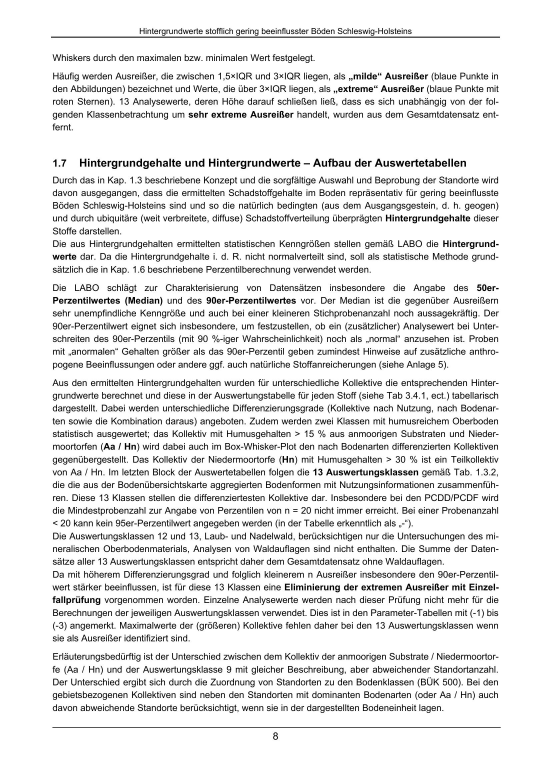
#> input picture stuff/data/Hintergrundwerte.pdf-13.jpg, 1654 x 2339 px, given in place of Hintergrundwerte.pdf-31.jpg, which was not available (shown at 1/3 size)
$ python preProcess.py
#> lines starting #> are read from the running program, lines starting #| are printed output that depends on the picture; after the words box and inside, x2 and y2 are one past the last pixel; in counts of white or black regions, pixels touching at a corner belong together; pictures that were not available may be replaced by others from this repository, and a replacement may not be noted
import json
import os
from PIL import Image, ImageDraw
import pandas as pd
import numpy as np

"""
struktur des ordners:
root
|_____data
        |_____*.jpg
|_____labels.json
"""

# setze pfade
img_dir = os.path.join("stuff", "data")
annot_file = os.path.join("stuff", "labels.json")


def extract_data():
    """
    lade daten und gib annotations, images und filtered annotations als listen zurück
    id der kategorien gehören zu folgenden labeln:
    1 - ueberschrift
    2 - tabelle
    3 - kopfzeile
    4 - vorspalte
    5 - felder
    6 - spalte
    """

    # öffne annotation datei, lade daten in ein json objekt und schließe anschließend den filestream
    f = open(annot_file)
#> (reads stuff/labels.json from the repository)
    json_data = json.load(f)
    f.close()

    # hole image und annotation informationen aus dem json objekt und speichere diese in eigenen listen
    j_annot = json_data["annotations"]
    j_imgs = json_data["images"]

    # erstelle eigene liste für jedes label
    hl_list = []
    t_list = []
    th_list = []
    fc_list = []
    f_list = []
    c_list = []

    # füge annotation objekt zur passenden liste hinzu
    for annot_object in j_annot:
        match annot_object["category_id"]:
            case 1:
                hl_list.append(annot_object)
            case 2:
                t_list.append(annot_object)
            case 3:
                th_list.append(annot_object)
            case 4:
                fc_list.append(annot_object)
            case 5:
                f_list.append(annot_object)
            case 6:
                c_list.append(annot_object)
    return j_imgs, j_imgs, hl_list, t_list, th_list, fc_list, f_list, c_list


def retrieve_image_path(id, imgs):
    """
    funktion um einen dateinamen mit hilfe einer id aus einer liste zu finden
    wird benötigt, damit das neuronale netz die später generierten masken zu den dateinamen zuordnen kann
    """
    for image in imgs:
        if image["id"] == id:
            return image["file_name"]
    return -1


# hole alle benötigten informationen mit der extract_data() funktion aus der annotation datei (.json)
json_annot, \
    json_imgs, \
    headline_list, \
    table_list, \
    tablehead_list, \
    frontcolumn_list, \
    field_list, \
    column_list = extract_data()


def get_bboxes(headlines, tables, tableheads, frontcolumns, fields, columns, verbose=False):
    """
    hole bounding boxes aus den annotations der verschiedenen klassen
    bounding boxes werden als 2 koordinaten gespeichert ([x, y], [x, y]) zwischen denen ein rechteck gespannt wird
    die rechtecke repräsentieren den umfang, in welchem eine gewisse information zu sehen ist (z.B. tabelle/spalte)
    die funktion speichert die koordinaten in einem bounding box dictionary mit folgender struktur:

    b_dict{}
    |_____[filename]
                |_____headlines
                        |_____list([[bounding_box_coordinates],[...]])
                |_____tables
                        |_____list([[bounding_box_coordinates],[...]])
                |_____tableheads
                        |_____list([[bounding_box_coordinates],[...]])
                |_____frontcolumns
                        |_____list([[bounding_box_coordinates],[...]])
                |_____fields
                        |_____list([[bounding_box_coordinates],[...]])
                |_____columns
                        |_____list([[bounding_box_coordinates],[...]])
    |_____[filename]
    [...]
    """
#> called with verbose = False
    b_dict = {}
    for u in headlines:
        fname = retrieve_image_path(u["image_id"], json_imgs)
        if fname in b_dict:
            if verbose:
                print("already exists")
        else:
            b_dict[fname] = dict()
        if "headlines" in b_dict[fname]:
            if verbose:
                print("already exists")
        else:
            b_dict[fname]["headlines"] = list()
        b_dict[fname]["headlines"].append(u["bbox"])

    for v in tables:
        fname = retrieve_image_path(v["image_id"], json_imgs)
        if fname in b_dict:
            if verbose:
                print("already exists")
        else:
            b_dict[fname] = dict()
        if "tables" in b_dict[fname]:
            if verbose:
                print("already exists")
        else:
            b_dict[fname]["tables"] = list()
        b_dict[fname]["tables"].append(v["bbox"])

    for w in tableheads:
        fname = retrieve_image_path(w["image_id"], json_imgs)
        if fname in b_dict:
            if verbose:
                print("already exists")
        else:
            b_dict[fname] = dict()
        if "tableheads" in b_dict[fname]:
            if verbose:
                print("already exists")
        else:
            b_dict[fname]["tableheads"] = list()
        b_dict[fname]["tableheads"].append(w["bbox"])

    for x in frontcolumns:
        fname = retrieve_image_path(x["image_id"], json_imgs)
        if fname in b_dict:
            if verbose:
                print("already exists")
        else:
            b_dict[fname] = dict()
        if "frontcolumns" in b_dict[fname]:
            if verbose:
                print("already exists")
        else:
            b_dict[fname]["frontcolumns"] = list()
        b_dict[fname]["frontcolumns"].append(x["bbox"])

    for y in fields:
        fname = retrieve_image_path(y["image_id"], json_imgs)
        if fname in b_dict:
            if verbose:
                print("already exists")
        else:
            b_dict[fname] = dict()
        if "fields" in b_dict[fname]:
            if verbose:
                print("already exists")
        else:
            b_dict[fname]["fields"] = list()
        b_dict[fname]["fields"].append(y["bbox"])

    for z in columns:
        fname = retrieve_image_path(z["image_id"], json_imgs)
        if fname in b_dict:
            if verbose:
                print("already exists")
        else:
            b_dict[fname] = dict()
        if "columns" in b_dict[fname]:
            if verbose:
                print("already exists")
        else:
            b_dict[fname]["columns"] = list()
        b_dict[fname]["columns"].append(z["bbox"])
    return b_dict


# speichere bounding boxes in bbox dictionary
bbox_dict = get_bboxes(headline_list, table_list, tablehead_list, frontcolumn_list, field_list, column_list)


def save_masks(fname, list_bbox, dim, type):
    """
    erstellt masken aus bounding box liste und speichert diese in einer .jpg datei ab
    masken werden auf typbasis erstellt - masken für die spalten werden z.B. in masked/columns gespeichert usw.
    """
    mask_dir = os.path.join("stuff", "masked", type)
    if not os.path.exists(mask_dir):
        os.makedirs(mask_dir)
    image = Image.new("RGB", dim)
    mask = ImageDraw.Draw(image)
    for each_list in list_bbox:
        [x, y, width, height] = each_list
        mask.rectangle([x, y, x + width, y + height], fill=255)
    mask_fname = os.path.join(mask_dir, fname)
    image = np.array(image)
    image = Image.fromarray(image[:, :, 0])
    image.save(mask_fname)
    return mask_fname


def create_masks_df():
    """
    nutze alles bisher gesammelte, um einen dataframe zu erstellen, sodass alle informationen an einem ort sind
    spalten beinhalten den pfad des bildes und alle zugehörigen pfade der masken
    """
    img_df = pd.DataFrame(
        columns=["image_path", "headlinemask_path", "tablemask_path", "tableheadmask_path",
                 "frontcolumnmask_path", "fieldmask_path", "columnmask_path"])
    csv_dir = os.path.join("stuff", "csv")
    if not os.path.exists(csv_dir):
        os.mkdir(csv_dir)
    for file_name, bboxes_dict in bbox_dict.items():
        img_path = os.path.join(img_dir, file_name)
        dim = Image.open(img_path).size
#> dim = (1654, 2339)
        for type, bboxes, in bboxes_dict.items():
            match type:
                case "headlines":
                    headlinemask_path = save_masks(file_name, bboxes, dim, type)
                case "tables":
                    tablemask_path = save_masks(file_name, bboxes, dim, type)
                case "tableheads":
                    tableheadmask_path = save_masks(file_name, bboxes, dim, type)
                case "frontcolumns":
                    frontcolumnmask_path = save_masks(file_name, bboxes, dim, type)
                case "fields":
                    fieldmask_path = save_masks(file_name, bboxes, dim, type)
                case "columns":
                    columnmask_path = save_masks(file_name, bboxes, dim, type)
#> this loop made 6 passes
#> pass 1, in save_masks, `image = np.array(image)`:
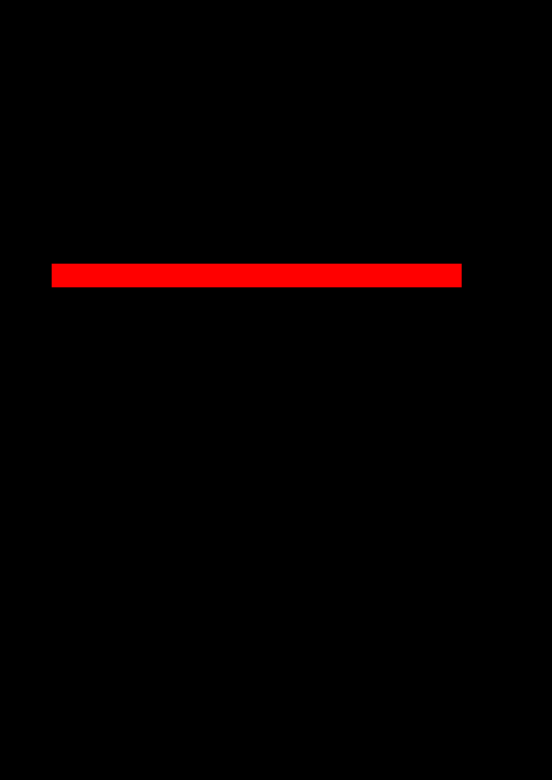
#> image: shape (2339, 1654, 3) (shown at 1/3 size); mean R, G, B 5.8, 0, 0
#> pass 1, in save_masks, `image = Image.fromarray(image[:, :, 0])`:
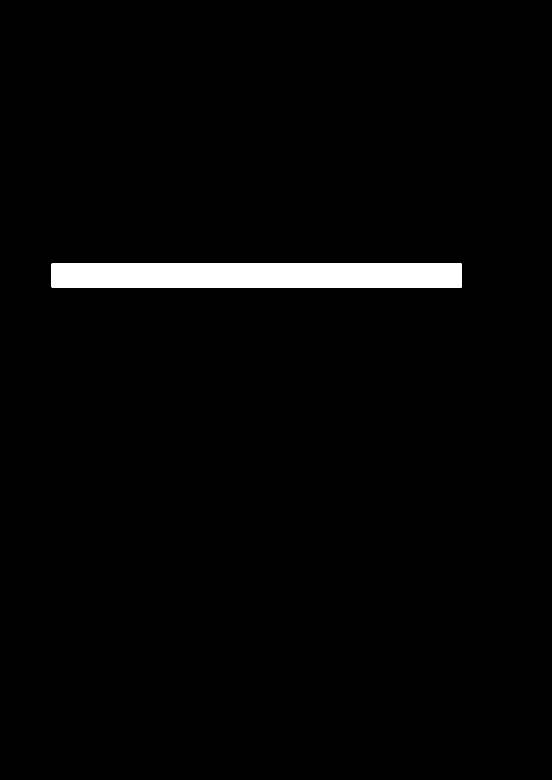
#> image: PIL image 1654x2339 L (shown at 1/3 size); 2.3% white; 1 white region, box (x1, y1, x2, y2) and area: (155, 791, 1385, 862) 87330
#> pass 2, in save_masks (call 2), `image = np.array(image)`:
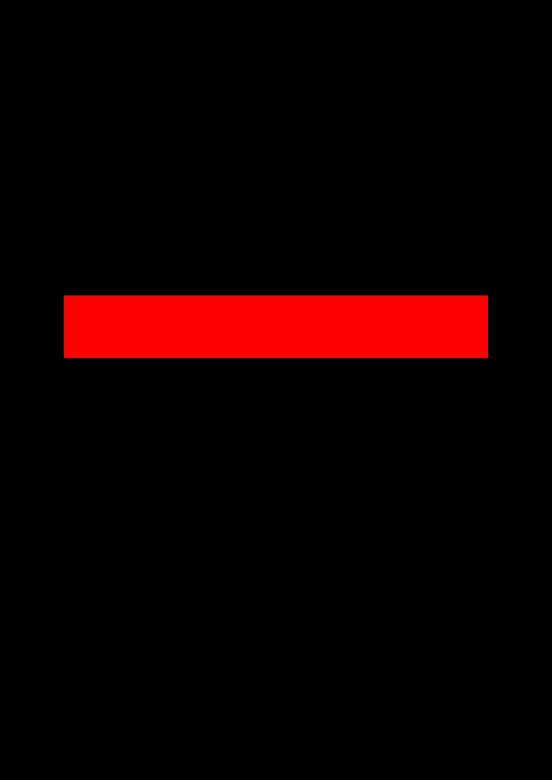
#> image: shape (2339, 1654, 3) (shown at 1/3 size); mean R, G, B 15.8, 0, 0
        # füge alle gesammelten informationen aus dem derzeitigen schleifendurchlauf am ende des dataframes ein
        img_df.loc[len(img_df.index)] = [img_path, headlinemask_path, tablemask_path, tableheadmask_path,
                                         frontcolumnmask_path, fieldmask_path, columnmask_path]
#> pass 2 of the loop in create_masks_df, `for file_name, bboxes_dict in bbox_dict.items():`:
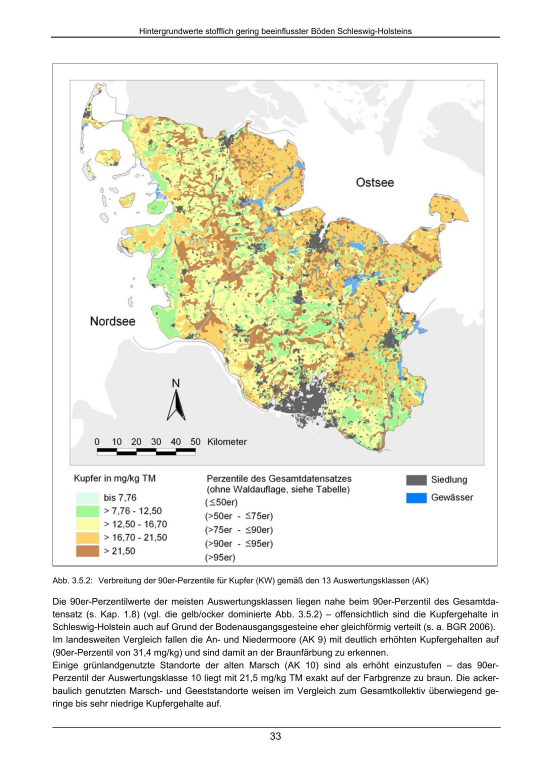
#> input picture stuff/data/Hintergrundwerte.pdf-38.jpg, 1654 x 2339 px, given in place of mai2021-6.jpg, which was not available (shown at 1/3 size)
#> the loop in create_masks_df, `for type, bboxes, in bboxes_dict.items():` made 6 passes
#> pass 1, in save_masks (call 7), `image = Image.fromarray(image[:, :, 0])`:
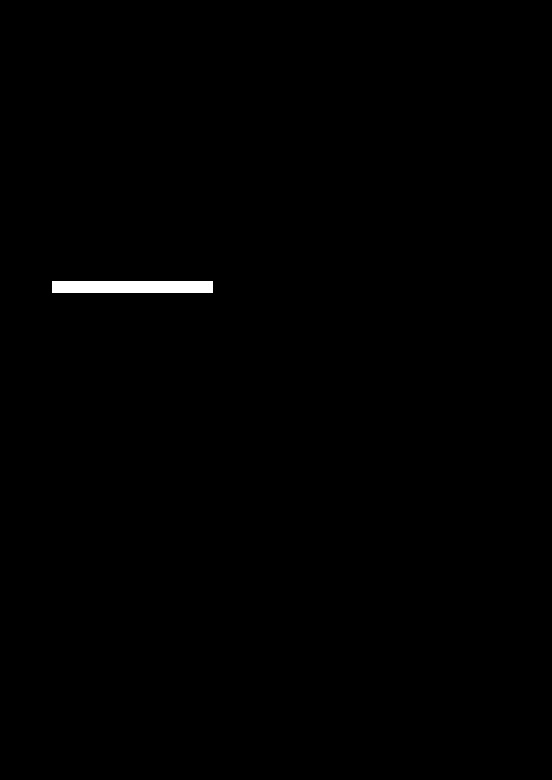
#> image: PIL image 1654x2339 L (shown at 1/3 size); 0.45% white; 1 white region, box (x1, y1, x2, y2) and area: (157, 843, 638, 879) 17316
#> pass 2, in save_masks (call 8), `image = Image.fromarray(image[:, :, 0])`:
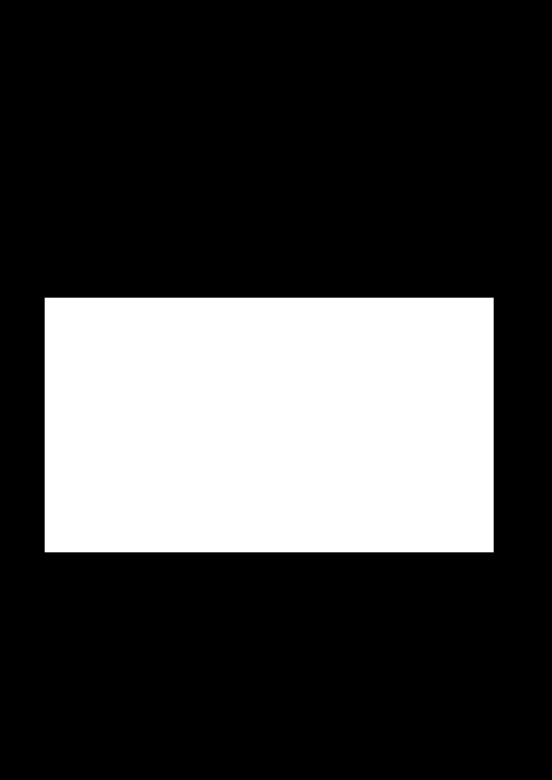
#> image: PIL image 1654x2339 L (shown at 1/3 size); 26.6% white; 1 white region, box (x1, y1, x2, y2) and area: (134, 893, 1481, 1657) 1029108
    # speichere den dataframe in einer .csv datei für die spätere nutzung mit dem neuronalen netz
    csv_fname = os.path.join(csv_dir, "data.csv")
    img_df.to_csv(csv_fname, index=False)
    return img_df


"""
create_masks_df() muss nur einmal ausgeführt werden, um die masken und die .csv für das netz zu erstellen
erneut ausführen, falls neue trainingsdaten hinzugefügt werden sollen
muss zu keiner variable zugewiesen werden - die funktion würde auch ohne ein return funktionieren
nur für den fall, dass ich mich dazu entscheide die variable für debugging zwecke zu untersuchen oder falls ich die
methode aus einem anderen python script aufrufen möchte
"""
#> (the run stopped early here; a loop or call above may not have finished)
